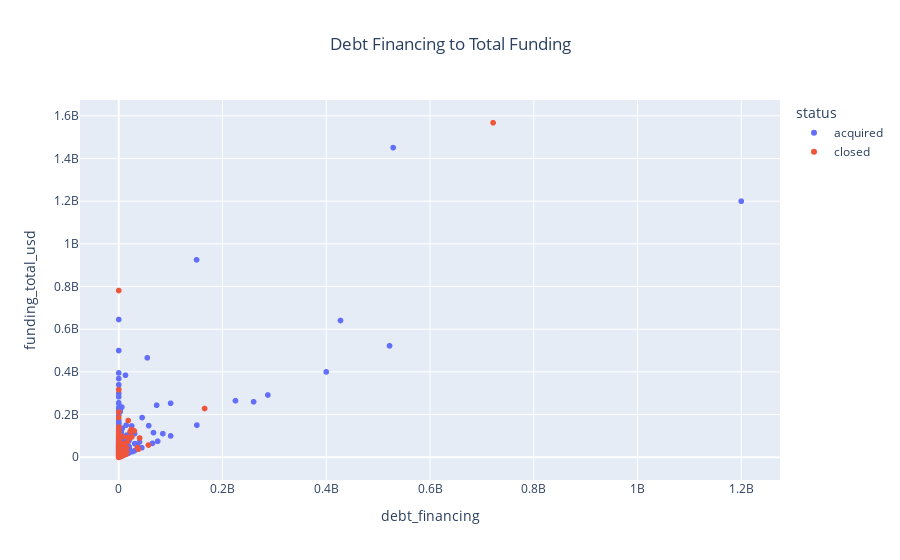

Notebook code cell kept with this figure:
### Markdown cell above
### 3.2.2 Debt Financing to Total Funding 
Understanding the type of financing a startup receives is also important in considering whether a startup will succeed because it’s a different way of funding compared to venture capital. Therefore we visualize debt financing on the x-axis and total funding amount on the y-axis to get an understanding of how much each startups total funding is made up of debt and if there is any correlation between these two and overall startup success. Note that an outlier of $5.7B was removed for better visualization. The scatter below suggests that startups with higher proportions of debt financing to total funding have a higher frequency of success.

### Code cell
df_no_outliers = df_n[df_n.funding_total_usd != 5700000000]
fig = px.scatter(df_no_outliers, x="debt_financing", y="funding_total_usd", color="status", title = "Debt Financing to Total Funding")
fig.update_layout(title_x = 0.5)
fig.show()

### Figure 1 — Plotly figure (JSON) as saved in the notebook; plotly's stock layout.template omitted (floating-point values rounded to 4 significant figures; data arrays with more than 128 entries replaced by an {"elided": "..."} marker saying what was removed)
{"data": [{"hovertemplate": "status=acquired<br>debt_financing=%{x}<br>funding_total_usd=%{y}<extra></extra>", "legendgroup": "acquired", "marker": {"color": "#636efa", "symbol": "circle"}, "mode": "markers", "name": "acquired", "showlegend": true, "type": "scattergl", "x": {"elided": "2456 int values"}, "xaxis": "x", "y": {"elided": "2456 int values"}, "yaxis": "y"}, {"hovertemplate": "status=closed<br>debt_financing=%{x}<br>funding_total_usd=%{y}<extra></extra>", "legendgroup": "closed", "marker": {"color": "#EF553B", "symbol": "circle"}, "mode": "markers", "name": "closed", "showlegend": true, "type": "scattergl", "x": {"elided": "1230 int values"}, "xaxis": "x", "y": {"elided": "1230 int values"}, "yaxis": "y"}], "layout": {"autosize": true, "legend": {"title": {"text": "status"}, "tracegroupgap": 0}, "title": {"text": "Debt Financing to Total Funding", "x": 0.5}, "xaxis": {"anchor": "y", "autorange": true, "domain": [0, 1], "range": [-71180000.0, 1271000000.0], "title": {"text": "debt_financing"}, "type": "linear"}, "yaxis": {"anchor": "x", "autorange": true, "domain": [0, 1], "range": [-129400000.0, 1697000000.0], "title": {"text": "funding_total_usd"}, "type": "linear"}}}
